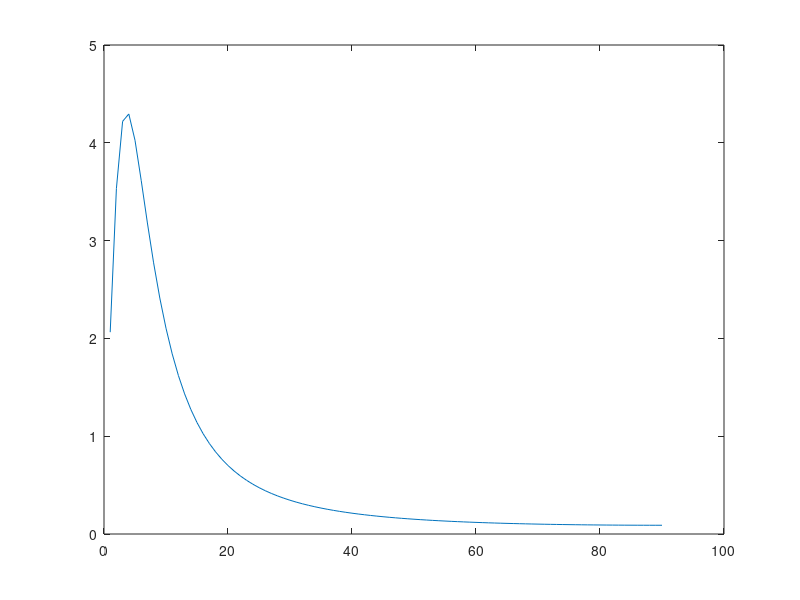

Reproduce this figure in MATLAB. (Note: this script raises an error after producing the figure.)
close all
clear all
clc

theta = 1:1:90;
r_param = 0.2;

nominator = sind(theta);
denominator = (r_param.*r_param.*cosd(theta).*cosd(theta) + (1./r_param).*sind(theta).*sind(theta)).^(3/2);
prob = nominator./denominator;

%prob = prob/max(prob(:));

figure
plot(theta,prob);


A = randpdf(prob, theta, [90, 1])

figure
plot(theta,A)
%imagesc(A);

dd
r=rand
prob=cumsum(prob);
ind=find(r<=prob,1,'first');
x=theta(ind)

%x = cumsum([0 prob(:).'/sum(prob(:))]);
%x(end) = 1e3*eps + x(end);
%[a a] = histc(rand,x);
%F = x(a)


